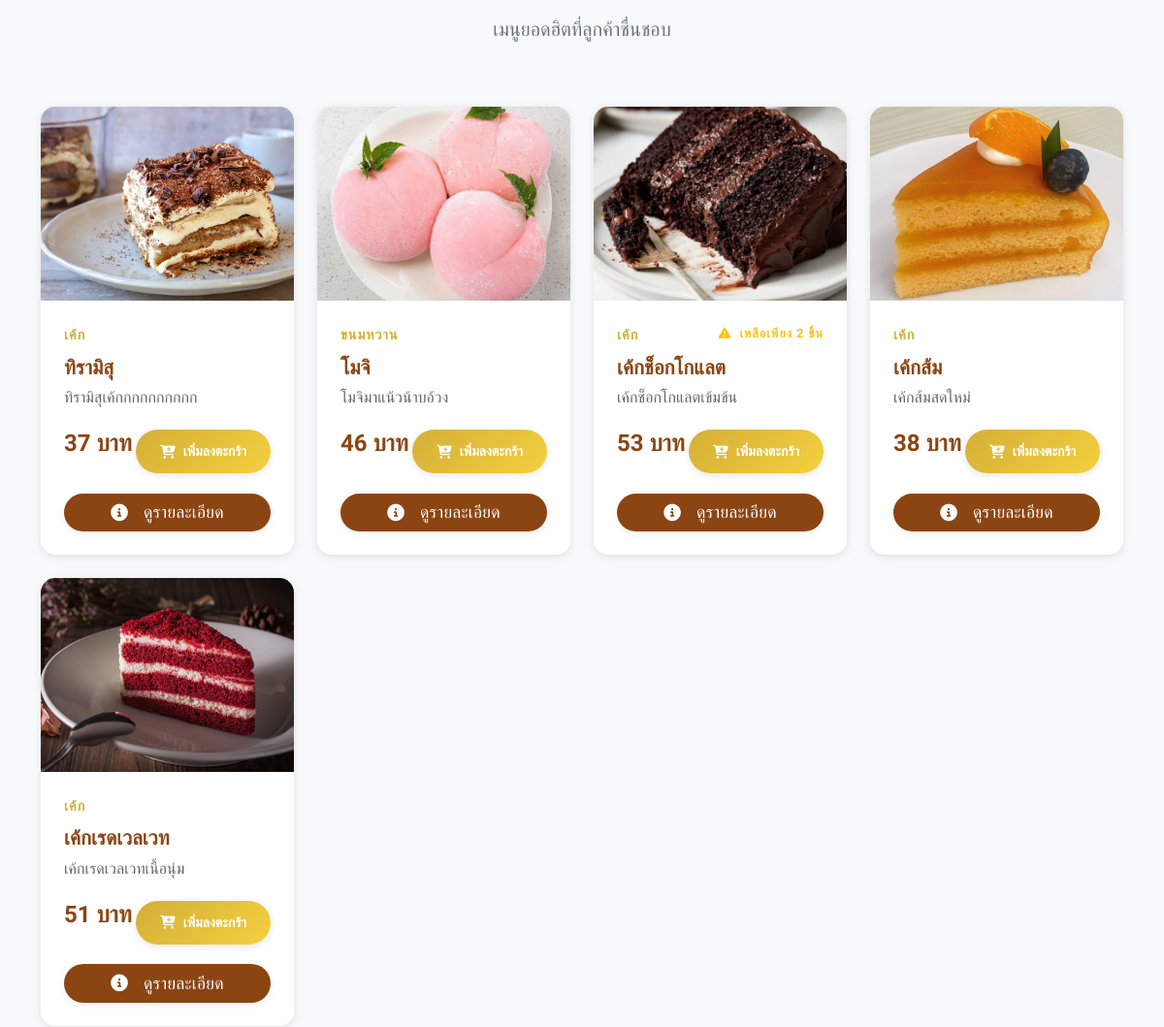
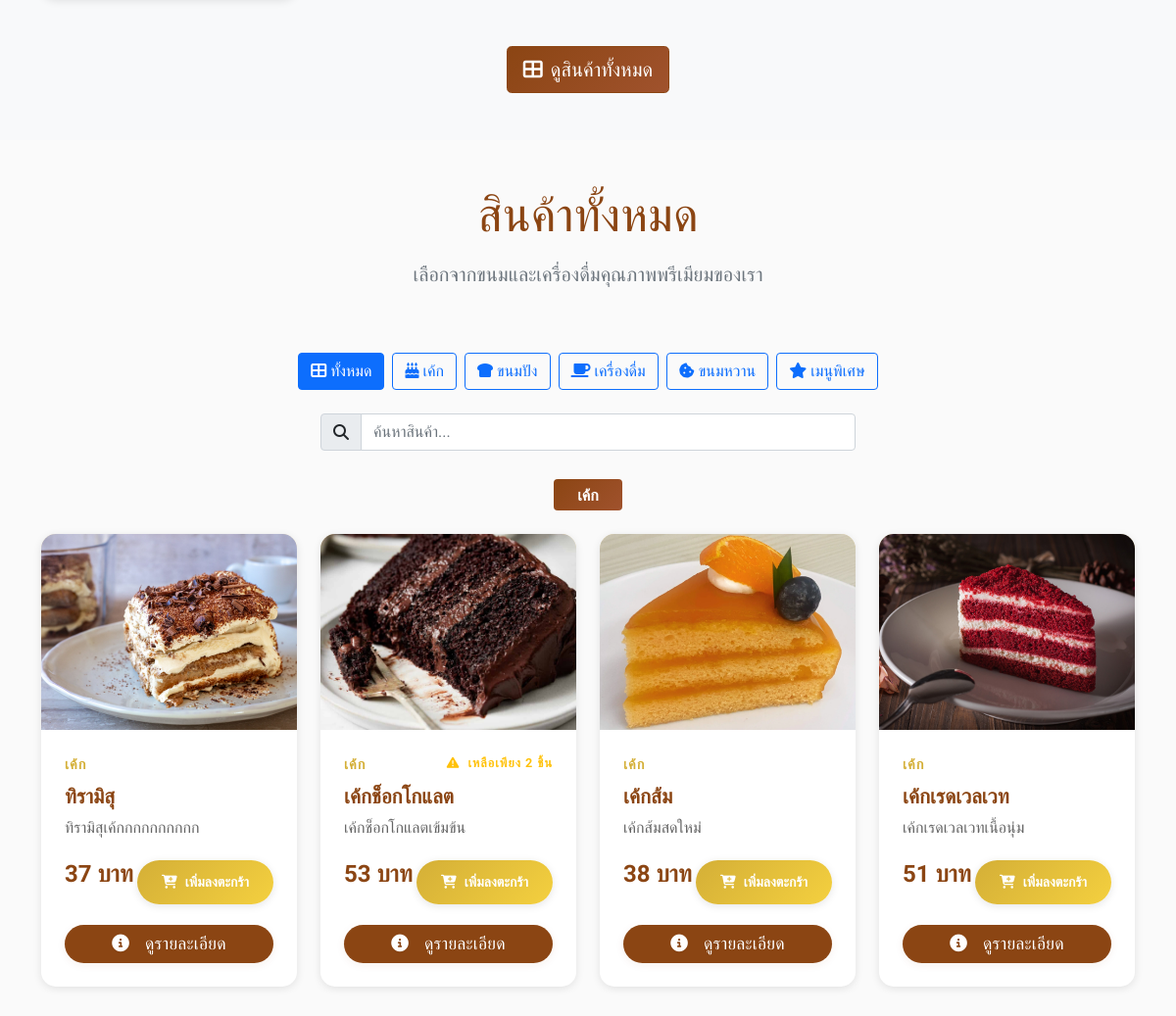
Before: / (middle part) with the older database file (2 pictures, top to bottom).
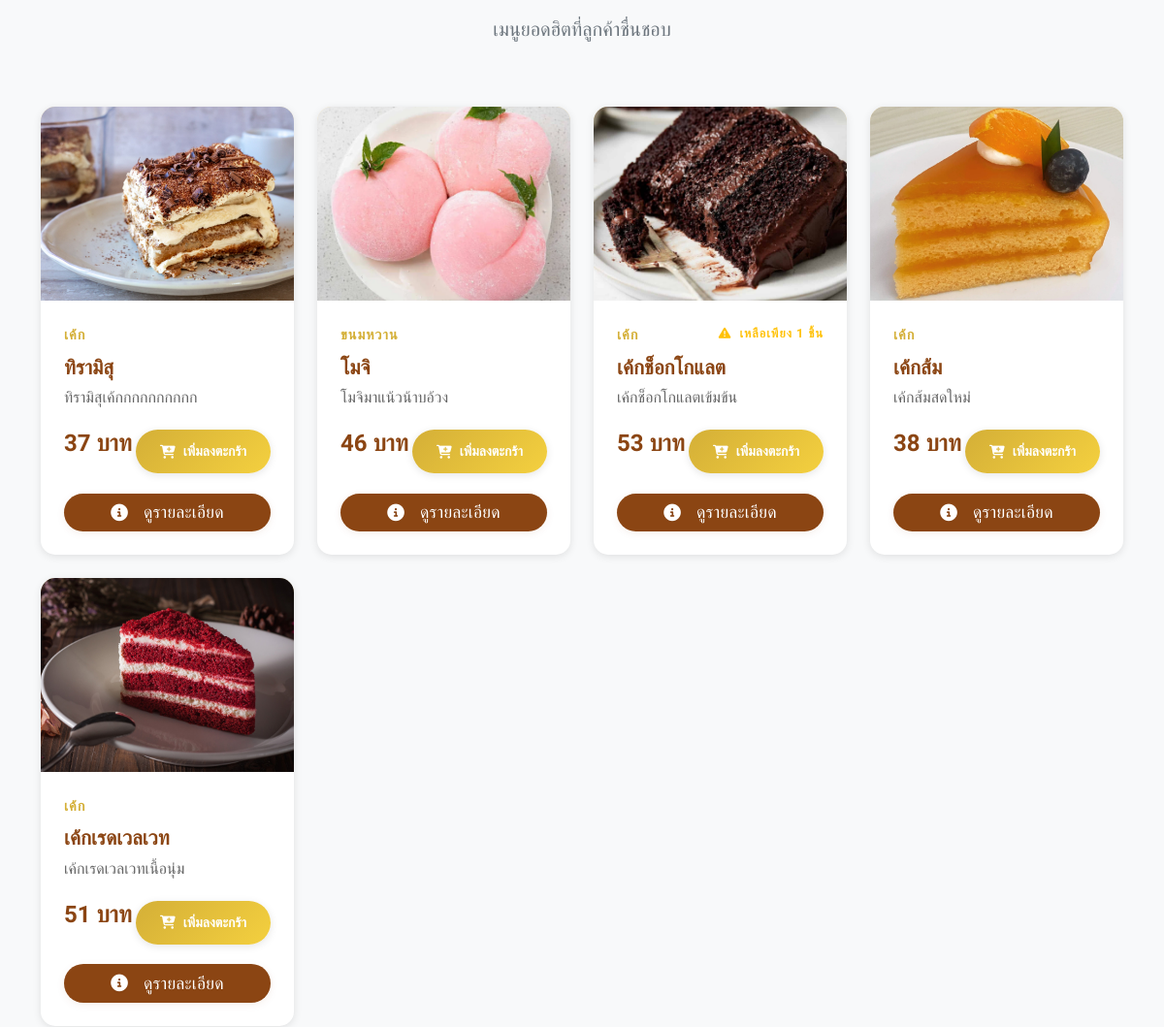
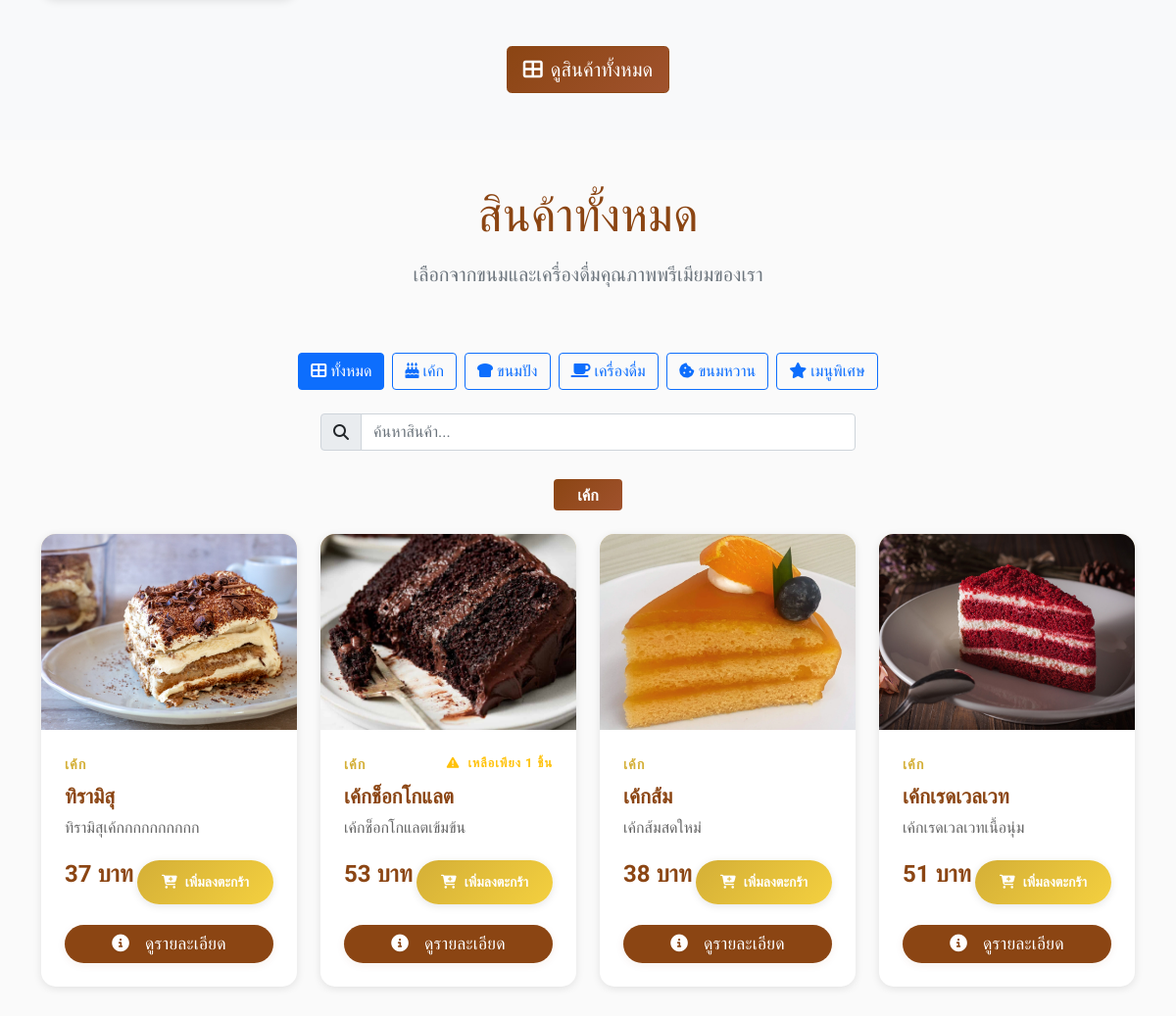
After: the same page with the newer database file (2 pictures, top to bottom).
### tables this page shows
CREATE TABLE products (
        id INTEGER PRIMARY KEY AUTOINCREMENT,
        name TEXT NOT NULL,
        name_en TEXT,
        description TEXT,
        price DECIMAL(10,2) NOT NULL,
        image TEXT,
        category_id INTEGER,
        is_available BOOLEAN DEFAULT 1,
        is_featured BOOLEAN DEFAULT 0,
        stock_quantity INTEGER DEFAULT 0,
        created_at TIMESTAMP DEFAULT CURRENT_TIMESTAMP,
        FOREIGN KEY (category_id) REFERENCES categories (id)
    );

CREATE TABLE categories (
        id INTEGER PRIMARY KEY AUTOINCREMENT,
        name TEXT UNIQUE NOT NULL,
        name_en TEXT,
        icon TEXT,
        description TEXT,
        display_order INTEGER DEFAULT 0
    );

### app.py (the view)
@app.route('/')
def index():
    categories = get_categories()
    featured_products = get_products_by_category(featured_only=True)
    all_products = get_products_by_category()
    unique_products = []
    seen_ids = set()
    for product in all_products:
        if product['id'] not in seen_ids:
            unique_products.append(product)
            seen_ids.add(product['id'])
    products_by_category = {}
    for product in unique_products:
        category_name = product['category_name']
        if category_name not in products_by_category:
            products_by_category[category_name] = []
        products_by_category[category_name].append(product)
    return render_template('index.html',
                         featured_products=featured_products,
                         products_by_category=products_by_category)

### app.py (called while the page is built)
def get_db_connection():
    conn = sqlite3.connect(DB_NAME)
    conn.row_factory = sqlite3.Row
    return conn

def get_categories():
    conn = get_db_connection()
    categories = conn.execute(
        "SELECT * FROM categories ORDER BY display_order"
    ).fetchall()
    conn.close()
    return categories

def get_cart_total():
    cart = session.get('cart', {})
    total_items = sum(item['quantity'] for item in cart.values())
    total_price = sum(item['quantity'] * item['price'] for item in cart.values())
    return total_items, total_price

@app.context_processor
def inject_global_data():
    categories = get_categories()
    cart_total_items, _ = get_cart_total()
    return dict(
        categories=categories,
        cart_total_items=cart_total_items
    )

### templates/index.html (shortened to what the changed rows need)
{% extends "layout.html" %}
{% block content %}
{% if featured_products %}
<section class="py-5 bg-light" id="featured">
    <div class="container">
        <div class="row gy-4">
            {% for product in featured_products[:8] %}
            <div class="col-lg-3 col-md-6">
                <div class="product-card featured-product h-100" data-category="{{ product.category_name }}">
                    <div class="product-image clickable">
                        {% if product.image %}
                            <img src="{{ url_for('static', filename='images/products/' + product.image) }}"
                                 alt="{{ product.name }}"
                                 class="img-fluid"
                                 loading="lazy">
                        {% else %}
                            <i class="fas fa-birthday-cake"></i>
                        {% endif %}
                    </div>
                    <div class="product-body">
                        <div class="product-category">
                            {{ product.category_name }}
                            {% if product.stock_quantity <= 5 and product.stock_quantity > 0 %}
                                <small class="text-warning float-end">
                                    <i class="fas fa-exclamation-triangle me-1"></i>
                                    เหลือเพียง {{ product.stock_quantity }} ชิ้น
                                </small>
                            {% endif %}
                        </div>
                        <h5 class="product-name">{{ product.name }}</h5>
                        {% if product.description %}
                            <p class="product-description">{{ product.description }}</p>
                        {% endif %}
                        <div class="d-flex justify-content-between align-items-center">
                            <div class="product-price">{{ "%.0f"|format(product.price) }} บาท</div>
                                {% if product.stock_quantity > 0 %}
                                        <button class="btn btn-custom btn-sm add-to-cart"
                                                data-product-id="{{ product.id }}"
                                                data-product-name="{{ product.name }}"
                                                data-product-price="{{ product.price }}">
                                            <i class="fas fa-cart-plus"></i>
                                            เพิ่มลงตะกร้า
                                        </button>
                                    {% else %}
                                        <button class="btn btn-secondary btn-sm" disabled>
                                            <i class="fas fa-times"></i>
                                            หมด
                                        </button>
                                    {% endif %}
                                </div>
                                <div class="d-flex justify-content-center mt-2">
                                    <a href="{{ url_for('product_detail', product_id=product.id) }}"
                                    class="btn btn-detail-view">
                                        <i class="fas fa-info-circle me-2"></i>
                                        ดูรายละเอียด
                                    </a>
                                </div>
                    </div>
                </div>
            </div>
            {% endfor %}
        </div>
    </div>
</section>
{% endif %}
<section class="py-5" id="products">
    <div class="container">
        <div class="row text-center mb-5">
            <div class="col-12">
                <h2 class="display-5 mb-3">สินค้าทั้งหมด</h2>
            </div>
        </div>
        {% if products_by_category %}
            {% for category_name, products in products_by_category.items() %}
            <div class="category-section mb-5" data-category="{{ category_name }}">
                <h3 class="mb-4 text-center">
                    <span class="badge bg-primary fs-6 px-4 py-2">{{ category_name }}</span>
                </h3>
                <div class="row gy-4">
                    {% for product in products %}
                    <div class="col-lg-3 col-md-6">
                        <div class="product-card h-100" data-category="{{ category_name }}">
                            <div class="product-image clickable">
                                {% if product.image %}
                                    <img src="{{ url_for('static', filename='images/products/' + product.image) }}"
                                         alt="{{ product.name }}"
                                         class="img-fluid"
                                         loading="lazy">
                                {% else %}
                                    <i class="fas fa-birthday-cake"></i>
                                {% endif %}
                            </div>
                            <div class="product-body">
                                <div class="product-category">
                                    {{ product.category_name }}
                                    {% if product.stock_quantity <= 5 and product.stock_quantity > 0 %}
                                        <small class="text-warning float-end">
                                            <i class="fas fa-exclamation-triangle me-1"></i>
                                            เหลือเพียง {{ product.stock_quantity }} ชิ้น
                                        </small>
                                    {% endif %}
                                </div>
                                <h5 class="product-name">{{ product.name }}</h5>
                                {% if product.description %}
                                    <p class="product-description">{{ product.description }}</p>
                                {% endif %}
                                <div class="d-flex justify-content-between align-items-center">
                                    <div class="product-price">{{ "%.0f"|format(product.price) }} บาท</div>
                                    {% if product.stock_quantity > 0 %}
                                        <button class="btn btn-custom btn-sm add-to-cart"
                                                data-product-id="{{ product.id }}"
                                                data-product-name="{{ product.name }}"
                                                data-product-price="{{ product.price }}">
                                            <i class="fas fa-cart-plus"></i>
                                            เพิ่มลงตะกร้า
                                        </button>
                                    {% else %}
                                        <button class="btn btn-secondary btn-sm" disabled>
                                            <i class="fas fa-times"></i>
                                            หมด
                                        </button>
                                    {% endif %}
                                </div>
                                <div class="d-flex justify-content-center mt-2">
                                    <a href="{{ url_for('product_detail', product_id=product.id) }}"
                                    class="btn btn-detail-view">
                                        <i class="fas fa-info-circle me-2"></i>
                                        ดูรายละเอียด
                                    </a>
                                </div>
                            </div>
                        </div>
                    </div>
                    {% endfor %}
                </div>
            </div>
            {% endfor %}
        {% else %}
            <div class="text-center py-5">
                <i class="fas fa-shopping-basket fa-3x text-muted mb-3"></i>
                <h4 class="text-muted">ยังไม่มีสินค้า</h4>
                <p class="text-muted">กรุณารอสักครู่ เรากำลังเตรียมสินค้าดี ๆ มาให้คุณ</p>
            </div>
        {% endif %}
    </div>
</section>
{% endblock %}

Changed rows visible on the page:
changed products "เค้กช็อกโกแลต": stock_quantity "2" → "1"
